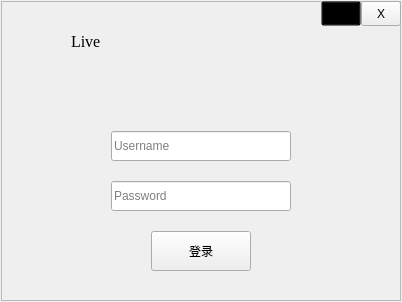
<?xml version="1.0" encoding="UTF-8"?>
<ui version="4.0">
 <class>signIn</class>
 <widget class="QWidget" name="signIn">
  <property name="geometry">
   <rect>
    <x>0</x>
    <y>0</y>
    <width>402</width>
    <height>302</height>
   </rect>
  </property>
  <property name="windowTitle">
   <string>Form</string>
  </property>
  <widget class="QFrame" name="frame">
   <property name="geometry">
    <rect>
     <x>1</x>
     <y>1</y>
     <width>400</width>
     <height>300</height>
    </rect>
   </property>
   <property name="styleSheet">
    <string notr="true"/>
   </property>
   <property name="frameShape">
    <enum>QFrame::StyledPanel</enum>
   </property>
   <property name="frameShadow">
    <enum>QFrame::Raised</enum>
   </property>
   <widget class="QLineEdit" name="lineEdit_name">
    <property name="geometry">
     <rect>
      <x>110</x>
      <y>130</y>
      <width>180</width>
      <height>30</height>
     </rect>
    </property>
    <property name="placeholderText">
     <string>Username</string>
    </property>
   </widget>
   <widget class="QLineEdit" name="lineEdit_pwd">
    <property name="geometry">
     <rect>
      <x>110</x>
      <y>180</y>
      <width>180</width>
      <height>30</height>
     </rect>
    </property>
    <property name="placeholderText">
     <string>Password</string>
    </property>
   </widget>
   <widget class="QPushButton" name="pushButton_login">
    <property name="geometry">
     <rect>
      <x>150</x>
      <y>230</y>
      <width>100</width>
      <height>40</height>
     </rect>
    </property>
    <property name="text">
     <string>登录</string>
    </property>
   </widget>
   <widget class="QLabel" name="label">
    <property name="geometry">
     <rect>
      <x>170</x>
      <y>55</y>
      <width>50</width>
      <height>50</height>
     </rect>
    </property>
    <property name="text">
     <string/>
    </property>
    <property name="pixmap">
     <pixmap resource="Rsc.qrc">:/rsc/user.png</pixmap>
    </property>
   </widget>
   <widget class="QLabel" name="label_2">
    <property name="geometry">
     <rect>
      <x>10</x>
      <y>10</y>
      <width>50</width>
      <height>50</height>
     </rect>
    </property>
    <property name="text">
     <string/>
    </property>
    <property name="pixmap">
     <pixmap resource="Rsc.qrc">:/rsc/live.png</pixmap>
    </property>
   </widget>
   <widget class="QLabel" name="label_3">
    <property name="geometry">
     <rect>
      <x>80</x>
      <y>135</y>
      <width>20</width>
      <height>20</height>
     </rect>
    </property>
    <property name="text">
     <string/>
    </property>
    <property name="pixmap">
     <pixmap resource="Rsc.qrc">:/rsc/username.png</pixmap>
    </property>
   </widget>
   <widget class="QLabel" name="label_4">
    <property name="geometry">
     <rect>
      <x>80</x>
      <y>185</y>
      <width>20</width>
      <height>20</height>
     </rect>
    </property>
    <property name="text">
     <string/>
    </property>
    <property name="pixmap">
     <pixmap resource="Rsc.qrc">:/rsc/password.png</pixmap>
    </property>
   </widget>
   <widget class="QLabel" name="label_5">
    <property name="geometry">
     <rect>
      <x>70</x>
      <y>15</y>
      <width>50</width>
      <height>50</height>
     </rect>
    </property>
    <property name="font">
     <font>
      <family>Times New Roman</family>
      <pointsize>12</pointsize>
      <weight>50</weight>
      <italic>false</italic>
      <bold>false</bold>
     </font>
    </property>
    <property name="styleSheet">
     <string notr="true">font: 12pt &quot;Times New Roman&quot;;</string>
    </property>
    <property name="text">
     <string>Live</string>
    </property>
   </widget>
   <widget class="QToolButton" name="toolButton_min">
    <property name="geometry">
     <rect>
      <x>320</x>
      <y>0</y>
      <width>40</width>
      <height>25</height>
     </rect>
    </property>
    <property name="styleSheet">
     <string notr="true">background-color:rgba(0,0,0,0);</string>
    </property>
    <property name="text">
     <string>-</string>
    </property>
   </widget>
   <widget class="MyToolButton" name="toolButton_close">
    <property name="geometry">
     <rect>
      <x>360</x>
      <y>0</y>
      <width>40</width>
      <height>25</height>
     </rect>
    </property>
    <property name="styleSheet">
     <string notr="true">/*background-color: rgba(251, 115, 115, 0);*/</string>
    </property>
    <property name="text">
     <string>X</string>
    </property>
   </widget>
  </widget>
 </widget>
 <customwidgets>
  <customwidget>
   <class>MyToolButton</class>
   <extends>QToolButton</extends>
   <header>mycontrolwidgets.h</header>
  </customwidget>
 </customwidgets>
 <resources>
  <include location="Rsc.qrc"/>
 </resources>
 <connections/>
</ui>
